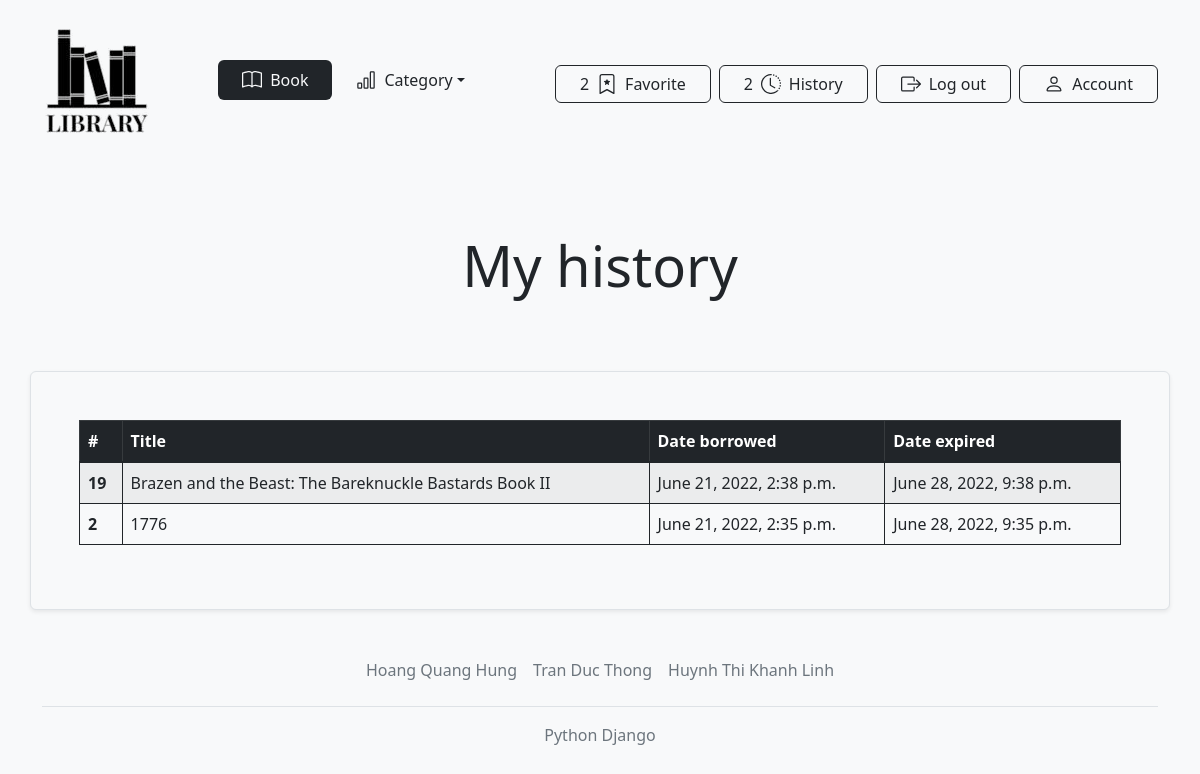
Screenshot of /history/ (signed in) with the database file from the repository.
### books/models.py (models this page shows, shortened)
class History(models.Model):
    user = models.ForeignKey(User, on_delete=models.CASCADE)
    book = models.ForeignKey(Book, on_delete=models.CASCADE)
    date_borrowed = models.DateTimeField(auto_now_add=True)
    date_expired = models.DateTimeField()
    date_returned = models.DateTimeField(blank=True, null=True)
    class Meta:
        verbose_name_plural = 'histories'
        ordering = ('-date_borrowed',)

class Book(models.Model):
    category = models.ForeignKey(Category, related_name='book_category', on_delete=models.CASCADE)
    title = models.CharField(max_length=255)
    author = models.CharField(max_length=255)
    description = models.TextField(blank=True)
    image_url = models.URLField(blank=True, default='https://hips.hearstapps.com/hmg-prod/images/old-books-arranged-on-shelf-royalty-free-image-1572384534.jpg?crop=0.668xw:1.00xh;0,0&resize=2048:*')
    slug = models.SlugField(max_length=255, unique=True)
    quantity = models.IntegerField(default=1)
    favourite = models.ManyToManyField(
        'auth.User',
        related_name='favourite_books',
        blank=True
    )
    created_at = models.DateTimeField(auto_now_add=True)
    updated_at = models.DateTimeField(auto_now=True)
    class Meta:
        verbose_name_plural = 'books'
        ordering = ('-created_at',)

### books/views.py (the view, shortened to what this page needs)
# urls.py: path('history/', views.history_of_user, name='history_of_user'),
def history_of_user(request):
    history = History.objects.filter(user=request.user)
    history_quantity = history.count()
    context = {
        'history': history,
        'history_quantity': history_quantity
    }
    return render(request, 'library/history/index.html', context)

### books/context_processors.py (called while the page is built)
def categories(request):
    return {
        'categories': Category.objects.all()
    }

### books/models.py (called while the page is built)
    def get_absolute_url(self):
        return reverse('books:book_filter_by_category', args=[self.slug])

### library/templatetags/tags.py (called while the page is built)
@register.simple_tag
def favourite_quantity(request):
    return request.user.favourite_books.all().count()

@register.simple_tag
def history_quantity(request):
    return History.objects.filter(user=request.user).count()

### templates/library/history/index.html (shortened to what this page needs)
{% extends '../base.html' %}
{% load static %}
{% block content %}
    <div class="position-relative overflow-hidden p-3 p-md-5 m-md-3 text-center bg-light">
        <h1 class="display-4 fw-normal">My history</h1>
    </div>
    <div class="container bg-light border rounded shadow-sm p-5">
        <table class="table table-bordered border-dark table-striped table-hover">
            <thead class="table-dark">
                <tr>
                    <th scope="col">#</th>
                    <th scope="col">Title</th>
                    <th scope="col">Date borrowed</th>
                    <th scope="col">Date expired</th>
                </tr>
            </thead>
            <tbody class="table-group-divider">
                {% for item in history %}
                {% with book=item.book %}
                <tr>
                    <th scope="row">{{ book.id }}</th>
                    <td>{{ book.title }}</td>
                    <td>{{ item.date_borrowed }}</td>
                    <td>{{ item.date_expired }}</td>
                </tr>
                {% endwith %}
                {% endfor %}
            </tbody>
        </table>
    </div>
{% endblock %}

### templates/library/base.html (shortened to what this page needs)
{% load static %}
{% load tags %}
<!DOCTYPE html>
<html>
<head>
    <link href="https://cdn.jsdelivr.net/npm/bootstrap@5.2.0-beta1/dist/css/bootstrap.min.css" rel="stylesheet">
</head>
<body class="bg-light">
    <div class="container">
        <header class="d-flex flex-wrap flex-column flex-xl-row align-items-center justify-content-between py-4">
            <a href="/" class="text-decoration-none mb-sm-2">
                <img src="{% static 'images/logo.png' %}" />
            </a>
            <ul class="nav justify-content-center mb-sm-2">
                <li>
                    <a href="/books" class="nav-link px-4 link-light bg-dark rounded d-flex align-items-center gap-2">
                        <span>Book</span>
                    </a>
                </li>
                <li class="dropdown px-4 d-flex align-items-center gap-2">
                    <a class="nav-link dropdown-toggle text-dark px-0" href="#" id="dropdown01" data-bs-toggle="dropdown" aria-expanded="false">Category</a>
                </li>
            </ul>
            <div class="d-flex gap-2">
                <a href="{% url "books:favourite_all" %}" class="text-decoration-none">
                    <button type="button" class="btn btn-outline-dark d-flex align-items-center gap-2 mx-0 px-4">
                        <span id="favourite_quantity">
                            {% favourite_quantity request %}
                        </span>
                        <span class="d-none d-xl-block">Favorite</span>
                    </button>
                </a>
                <a href="{% url "books:history_of_user" %}" class="text-decoration-none">
                    <button type="button" class="btn btn-outline-dark d-flex align-items-center gap-2 mx-0 px-4">
                        <span id="history_quantity">
                            {% history_quantity request %}
                        </span>
                        <span class="d-none d-xl-block">History</span>
                    </button>
                </a>
                <a href="{% url 'user_auth:logout' %}" class="text-decoration-none">
                    <button type="button" class="btn btn-outline-dark d-flex align-items-center gap-2 mx-0 px-4">
                        <span class="d-none d-xl-block">Log out</span>
                    </button>
                </a>
                <a href="{% url 'user_auth:edit' %}" class="text-decoration-none">
                    <button type="button" class="btn btn-outline-dark d-flex align-items-center gap-2 mx-0 px-4">
                        <span class="d-none d-xl-block">Account</span>
                    </button>
                </a>
            </div>
        </header>
    </div>
    <div id="content">{% block content %} {% endblock %}</div>
    <div class="container">
        <footer class="py-3 my-4">
            <ul class="nav justify-content-center border-bottom pb-3 mb-3">
                <li class="nav-item"><a href="#" class="nav-link px-2 text-muted">Hoang Quang Hung</a></li>
                <li class="nav-item"><a href="#" class="nav-link px-2 text-muted">Tran Duc Thong</a></li>
                <li class="nav-item"><a href="#" class="nav-link px-2 text-muted">Huynh Thi Khanh Linh</a></li>
            </ul>
            <p class="text-center text-muted">Python Django</p>
        </footer>
    </div>
</body>
</html>

### rows the page displays
History: book.id "19", book "Brazen and the Beast: The Bareknuckle Bastards Book II", date_borrowed "June 21, 2022, 2:38 p.m.", date_expired "June 28, 2022, 9:38 p.m."
History: book.id "2", book "1776", date_borrowed "June 21, 2022, 2:35 p.m.", date_expired "June 28, 2022, 9:35 p.m."
